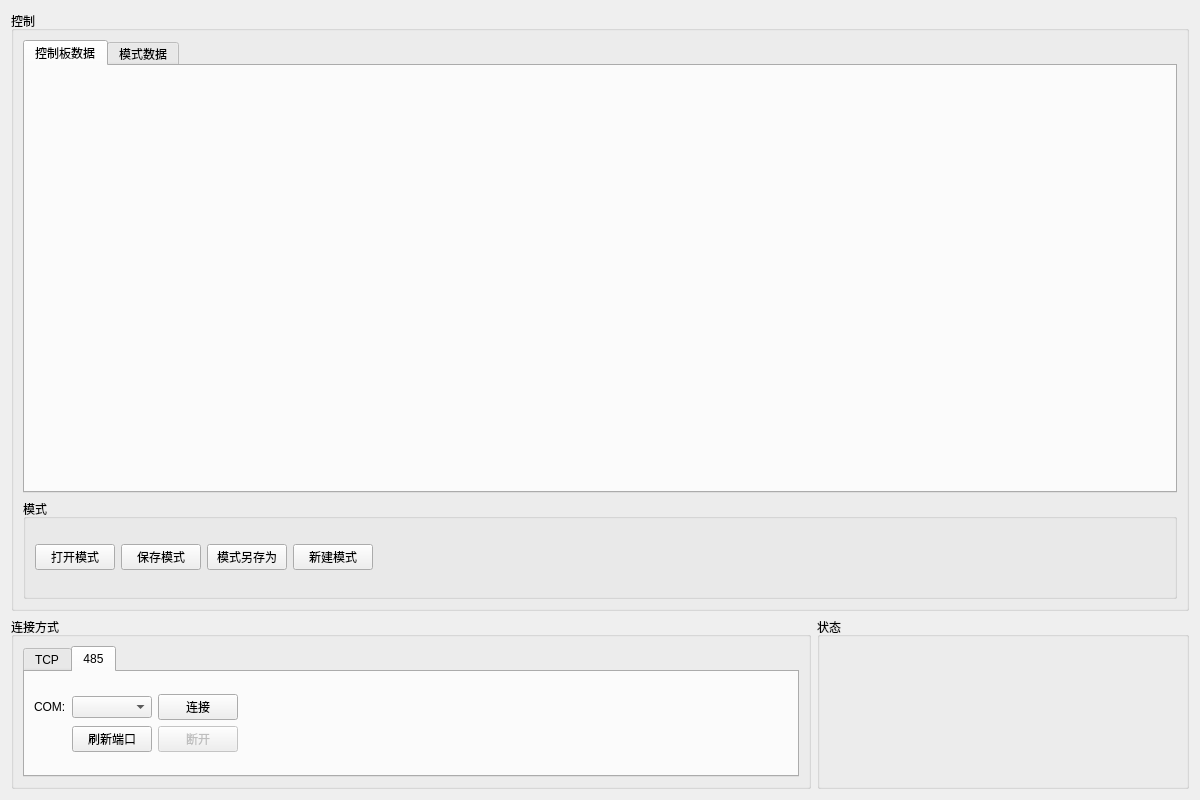
<?xml version="1.0" encoding="UTF-8"?>
<ui version="4.0">
 <class>ControlWidget</class>
 <widget class="QWidget" name="ControlWidget">
  <property name="geometry">
   <rect>
    <x>0</x>
    <y>0</y>
    <width>1200</width>
    <height>800</height>
   </rect>
  </property>
  <property name="minimumSize">
   <size>
    <width>1200</width>
    <height>800</height>
   </size>
  </property>
  <property name="maximumSize">
   <size>
    <width>1200</width>
    <height>800</height>
   </size>
  </property>
  <property name="windowTitle">
   <string>FlexControlSystem</string>
  </property>
  <layout class="QGridLayout" name="gridLayout_2">
   <item row="0" column="0">
    <layout class="QGridLayout" name="gridLayout">
     <item row="1" column="0">
      <widget class="QGroupBox" name="groupBox">
       <property name="maximumSize">
        <size>
         <width>800</width>
         <height>16777215</height>
        </size>
       </property>
       <property name="title">
        <string>连接方式</string>
       </property>
       <layout class="QGridLayout" name="gridLayout_4">
        <item row="0" column="0">
         <layout class="QGridLayout" name="gridLayout_3">
          <item row="0" column="0">
           <widget class="QTabWidget" name="tabWidget">
            <property name="currentIndex">
             <number>1</number>
            </property>
            <widget class="QWidget" name="tab">
             <attribute name="title">
              <string>TCP</string>
             </attribute>
             <layout class="QGridLayout" name="gridLayout_6">
              <item row="0" column="0">
               <layout class="QGridLayout" name="gridLayout_5">
                <item row="0" column="0">
                 <widget class="QLabel" name="label">
                  <property name="text">
                   <string>IP:</string>
                  </property>
                 </widget>
                </item>
                <item row="0" column="1">
                 <widget class="QLineEdit" name="leIP">
                  <property name="maximumSize">
                   <size>
                    <width>200</width>
                    <height>16777215</height>
                   </size>
                  </property>
                 </widget>
                </item>
                <item row="0" column="2">
                 <spacer name="horizontalSpacer_2">
                  <property name="orientation">
                   <enum>Qt::Horizontal</enum>
                  </property>
                  <property name="sizeHint" stdset="0">
                   <size>
                    <width>40</width>
                    <height>20</height>
                   </size>
                  </property>
                 </spacer>
                </item>
                <item row="0" column="3">
                 <widget class="QPushButton" name="pbTCPConnect">
                  <property name="text">
                   <string>连接</string>
                  </property>
                 </widget>
                </item>
                <item row="1" column="3">
                 <widget class="QPushButton" name="pbTCPDisconnect">
                  <property name="enabled">
                   <bool>false</bool>
                  </property>
                  <property name="text">
                   <string>断开</string>
                  </property>
                 </widget>
                </item>
               </layout>
              </item>
              <item row="0" column="1">
               <spacer name="horizontalSpacer">
                <property name="orientation">
                 <enum>Qt::Horizontal</enum>
                </property>
                <property name="sizeHint" stdset="0">
                 <size>
                  <width>40</width>
                  <height>20</height>
                 </size>
                </property>
               </spacer>
              </item>
             </layout>
            </widget>
            <widget class="QWidget" name="tab_2">
             <attribute name="title">
              <string>485</string>
             </attribute>
             <layout class="QGridLayout" name="gridLayout_8">
              <item row="0" column="0">
               <layout class="QGridLayout" name="gridLayout_7">
                <item row="0" column="2">
                 <widget class="QPushButton" name="pbRS485Connect">
                  <property name="text">
                   <string>连接</string>
                  </property>
                 </widget>
                </item>
                <item row="0" column="1">
                 <widget class="QComboBox" name="cbCOM"/>
                </item>
                <item row="1" column="2">
                 <widget class="QPushButton" name="pbRS485Disconnect">
                  <property name="enabled">
                   <bool>false</bool>
                  </property>
                  <property name="text">
                   <string>断开</string>
                  </property>
                 </widget>
                </item>
                <item row="0" column="0">
                 <widget class="QLabel" name="label_3">
                  <property name="text">
                   <string>COM:</string>
                  </property>
                 </widget>
                </item>
                <item row="1" column="1">
                 <widget class="QPushButton" name="pbUpdatePort">
                  <property name="text">
                   <string>刷新端口</string>
                  </property>
                 </widget>
                </item>
               </layout>
              </item>
              <item row="0" column="1">
               <spacer name="horizontalSpacer_3">
                <property name="orientation">
                 <enum>Qt::Horizontal</enum>
                </property>
                <property name="sizeHint" stdset="0">
                 <size>
                  <width>40</width>
                  <height>20</height>
                 </size>
                </property>
               </spacer>
              </item>
             </layout>
            </widget>
           </widget>
          </item>
         </layout>
        </item>
       </layout>
      </widget>
     </item>
     <item row="1" column="1">
      <widget class="QGroupBox" name="groupBox_3">
       <property name="title">
        <string>状态</string>
       </property>
      </widget>
     </item>
     <item row="0" column="0" colspan="2">
      <widget class="QGroupBox" name="groupBox_2">
       <property name="minimumSize">
        <size>
         <width>0</width>
         <height>600</height>
        </size>
       </property>
       <property name="title">
        <string>控制</string>
       </property>
       <layout class="QGridLayout" name="gridLayout_10">
        <item row="0" column="0">
         <layout class="QGridLayout" name="gridLayout_9">
          <item row="0" column="0">
           <widget class="QTabWidget" name="tabPanel">
            <property name="currentIndex">
             <number>0</number>
            </property>
            <widget class="QWidget" name="tabControl">
             <attribute name="title">
              <string>控制板数据</string>
             </attribute>
             <layout class="QGridLayout" name="gridLayout_12">
              <item row="0" column="0">
               <layout class="QGridLayout" name="gridLayout_11">
                <item row="0" column="0">
                 <widget class="QWidget" name="ControlTabWidget" native="true">
                  <property name="sizePolicy">
                   <sizepolicy hsizetype="Preferred" vsizetype="Preferred">
                    <horstretch>0</horstretch>
                    <verstretch>0</verstretch>
                   </sizepolicy>
                  </property>
                 </widget>
                </item>
               </layout>
              </item>
             </layout>
            </widget>
            <widget class="QWidget" name="tabMode">
             <attribute name="title">
              <string>模式数据</string>
             </attribute>
             <layout class="QGridLayout" name="gridLayout_14">
              <item row="0" column="0">
               <layout class="QGridLayout" name="gridLayout_13">
                <item row="0" column="0">
                 <widget class="QWidget" name="ModeTabWidget" native="true"/>
                </item>
               </layout>
              </item>
             </layout>
            </widget>
           </widget>
          </item>
          <item row="1" column="0">
           <widget class="QGroupBox" name="groupBox_4">
            <property name="minimumSize">
             <size>
              <width>0</width>
              <height>100</height>
             </size>
            </property>
            <property name="title">
             <string>模式</string>
            </property>
            <layout class="QGridLayout" name="gridLayout_16">
             <item row="0" column="0">
              <layout class="QGridLayout" name="gridLayout_15">
               <item row="0" column="3">
                <widget class="QPushButton" name="pbNewMode">
                 <property name="text">
                  <string>新建模式</string>
                 </property>
                </widget>
               </item>
               <item row="0" column="2">
                <widget class="QPushButton" name="pbSaveModeAs">
                 <property name="text">
                  <string>模式另存为</string>
                 </property>
                </widget>
               </item>
               <item row="0" column="0">
                <widget class="QPushButton" name="pbOpenMode">
                 <property name="text">
                  <string>打开模式</string>
                 </property>
                </widget>
               </item>
               <item row="0" column="1">
                <widget class="QPushButton" name="pbSaveMode">
                 <property name="text">
                  <string>保存模式</string>
                 </property>
                </widget>
               </item>
               <item row="0" column="4">
                <spacer name="horizontalSpacer_4">
                 <property name="orientation">
                  <enum>Qt::Horizontal</enum>
                 </property>
                 <property name="sizeHint" stdset="0">
                  <size>
                   <width>40</width>
                   <height>20</height>
                  </size>
                 </property>
                </spacer>
               </item>
              </layout>
             </item>
            </layout>
           </widget>
          </item>
         </layout>
        </item>
       </layout>
      </widget>
     </item>
    </layout>
   </item>
  </layout>
 </widget>
 <resources/>
 <connections/>
</ui>
